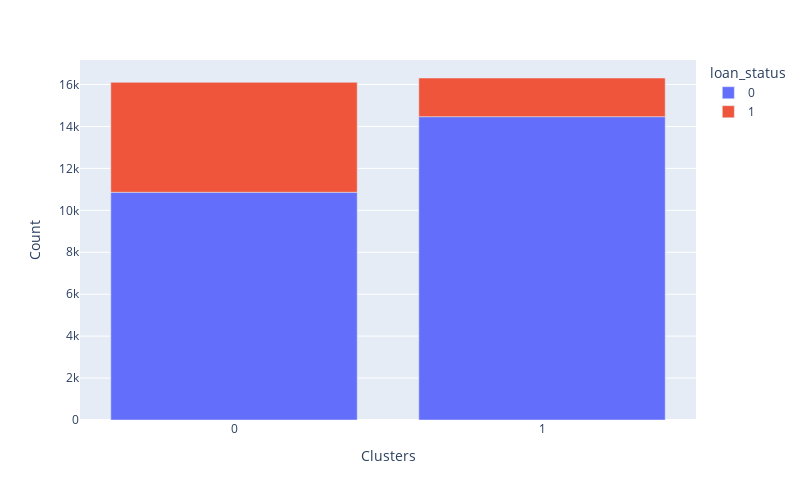
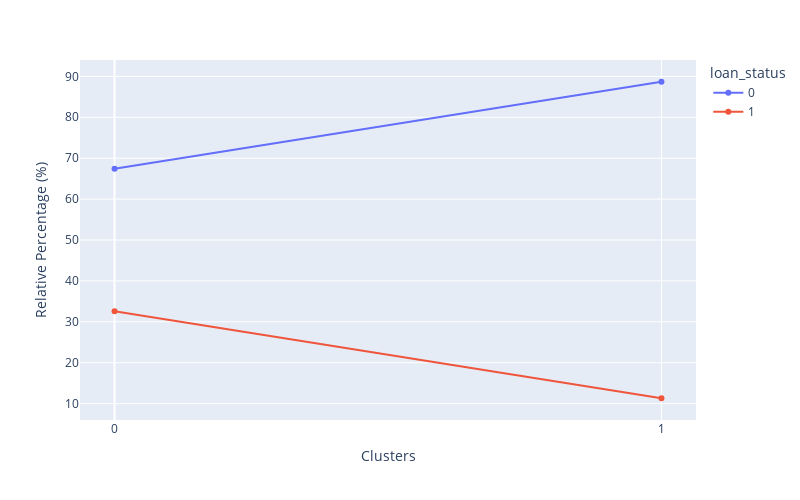

Notebook cell for these charts, in order:
### Markdown cell above
Next, we want to analyze how the clusters relate to loan defaults.
We create a new DataFrame containing the predicted cluster for each user and their default status. Using cluster_distribution_per_variable, we will visualize:

* The absolute distribution of clusters colored by default level.
* The relative percentage of default levels within each cluster.

This helps us understand which clusters are more prone to default and provides actionable insights for risk management.

### Code cell
df_cluster_vs_Default=  df_default.copy()
df_cluster_vs_Default['Clusters'] = X['Clusters']
cluster_distribution_per_variable(df=df_cluster_vs_Default, target=target_var)

### Figure 1 — Plotly figure (JSON) as saved in the notebook; plotly's stock layout.template omitted (floating-point values rounded to 4 significant figures)
{"data": [{"alignmentgroup": "True", "hovertemplate": "loan_status=0<br>Clusters=%{x}<br>Count=%{y}<extra></extra>", "legendgroup": "0", "marker": {"color": "#636efa", "pattern": {"shape": ""}}, "name": "0", "offsetgroup": "0", "orientation": "v", "showlegend": true, "textposition": "auto", "type": "bar", "x": [0, 1], "xaxis": "x", "y": [10861, 14466], "yaxis": "y"}, {"alignmentgroup": "True", "hovertemplate": "loan_status=1<br>Clusters=%{x}<br>Count=%{y}<extra></extra>", "legendgroup": "1", "marker": {"color": "#EF553B", "pattern": {"shape": ""}}, "name": "1", "offsetgroup": "1", "orientation": "v", "showlegend": true, "textposition": "auto", "type": "bar", "x": [0, 1], "xaxis": "x", "y": [5244, 1845], "yaxis": "y"}], "layout": {"barmode": "relative", "height": 500, "legend": {"title": {"text": "loan_status"}, "tracegroupgap": 0}, "margin": {"t": 60}, "width": 800, "xaxis": {"anchor": "y", "domain": [0, 1], "tickmode": "array", "tickvals": [1, 0], "title": {"text": "Clusters"}}, "yaxis": {"anchor": "x", "domain": [0, 1], "title": {"text": "Count"}}}}

### Figure 2 — Plotly figure (JSON) as saved in the notebook; plotly's stock layout.template omitted (floating-point values rounded to 4 significant figures)
{"data": [{"hovertemplate": "loan_status=0<br>Clusters=%{x}<br>Relative Percentage (%)=%{y}<extra></extra>", "legendgroup": "0", "line": {"color": "#636efa", "dash": "solid"}, "marker": {"symbol": "circle"}, "mode": "markers+lines", "name": "0", "orientation": "v", "showlegend": true, "type": "scatter", "x": [0, 1], "xaxis": "x", "y": [67.44, 88.69], "yaxis": "y"}, {"hovertemplate": "loan_status=1<br>Clusters=%{x}<br>Relative Percentage (%)=%{y}<extra></extra>", "legendgroup": "1", "line": {"color": "#EF553B", "dash": "solid"}, "marker": {"symbol": "circle"}, "mode": "markers+lines", "name": "1", "orientation": "v", "showlegend": true, "type": "scatter", "x": [0, 1], "xaxis": "x", "y": [32.56, 11.31], "yaxis": "y"}], "layout": {"height": 500, "legend": {"title": {"text": "loan_status"}, "tracegroupgap": 0}, "margin": {"t": 60}, "width": 800, "xaxis": {"anchor": "y", "domain": [0, 1], "tickmode": "array", "tickvals": [1, 0], "title": {"text": "Clusters"}}, "yaxis": {"anchor": "x", "domain": [0, 1], "title": {"text": "Relative Percentage (%)"}}}}
